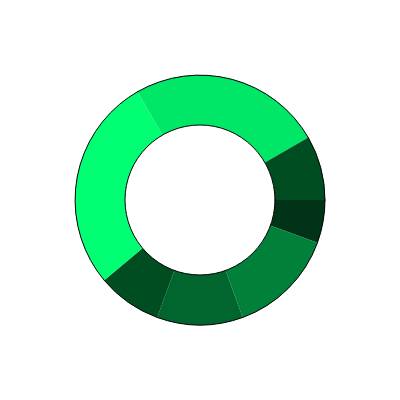
Frame 1 (no input)
Frame 60 (no input): identical to frame 1, image omitted
Frame 120 (the mouse pressed at the canvas centre since frame 60): identical to frame 1, image omitted

The p5.js sketch that drew this single still picture (run headless with seeded random() and noise() and a simulated clock; from frame 60 on, the mouse is pressed at the canvas centre):

// p5.js sketch
// ── sketch.js
var numbers = [20, 50, 40, 30, 100, 90, 30];
function setup() {
  createCanvas(400, 400);
  colorMode(HSB);
}

function draw() {
  background(220);
  var diameter = 250;
  var lastAngle= 0;

  for (var i= 0; i< numbers.length; i++) {
    var n = numbers[i];
    var c = map(n, 0, max(numbers), 0, 100);
    var v = 360*noise(1)
    
    fill(v, 100, c);

    arc(width/2, height/2, diameter, diameter, lastAngle, lastAngle+radians(n));

    lastAngle += radians(n);
  }
  fill("white")
  circle(200, 200, 150)
}
